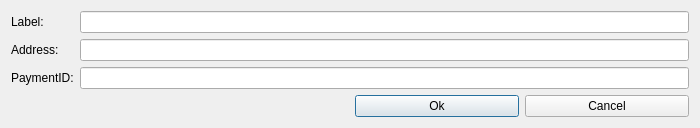
<?xml version="1.0" encoding="UTF-8"?>
<ui version="4.0">
 <class>NewAddressDialog</class>
 <widget class="QDialog" name="NewAddressDialog">
  <property name="geometry">
   <rect>
    <x>0</x>
    <y>0</y>
    <width>700</width>
    <height>127</height>
   </rect>
  </property>
  <property name="windowTitle">
   <string>New address</string>
  </property>
  <layout class="QGridLayout" name="gridLayout">
   <item row="0" column="0">
    <widget class="QLabel" name="label">
     <property name="sizePolicy">
      <sizepolicy hsizetype="Maximum" vsizetype="Preferred">
       <horstretch>0</horstretch>
       <verstretch>0</verstretch>
      </sizepolicy>
     </property>
     <property name="text">
      <string>Label:</string>
     </property>
    </widget>
   </item>
   <item row="0" column="1" colspan="3">
    <widget class="QLineEdit" name="m_labelEdit">
     <property name="sizePolicy">
      <sizepolicy hsizetype="Expanding" vsizetype="Fixed">
       <horstretch>0</horstretch>
       <verstretch>0</verstretch>
      </sizepolicy>
     </property>
     <property name="echoMode">
      <enum>QLineEdit::Normal</enum>
     </property>
    </widget>
   </item>
   <item row="1" column="0">
    <widget class="QLabel" name="label_2">
     <property name="sizePolicy">
      <sizepolicy hsizetype="Maximum" vsizetype="Preferred">
       <horstretch>0</horstretch>
       <verstretch>0</verstretch>
      </sizepolicy>
     </property>
     <property name="text">
      <string>Address:</string>
     </property>
    </widget>
   </item>
   <item row="1" column="1" colspan="3">
    <widget class="QLineEdit" name="m_addressEdit">
     <property name="echoMode">
      <enum>QLineEdit::Normal</enum>
     </property>
    </widget>
   </item>
   <item row="2" column="0">
    <widget class="QLabel" name="label_3">
     <property name="sizePolicy">
      <sizepolicy hsizetype="Maximum" vsizetype="Preferred">
       <horstretch>0</horstretch>
       <verstretch>0</verstretch>
      </sizepolicy>
     </property>
     <property name="text">
      <string>PaymentID:</string>
     </property>
    </widget>
   </item>
   <item row="2" column="1" colspan="3">
    <widget class="QLineEdit" name="m_paymentIdEdit">
     <property name="echoMode">
      <enum>QLineEdit::Normal</enum>
     </property>
    </widget>
   </item>
   <item row="3" column="0" colspan="2">
    <spacer name="horizontalSpacer">
     <property name="orientation">
      <enum>Qt::Horizontal</enum>
     </property>
     <property name="sizeHint" stdset="0">
      <size>
       <width>338</width>
       <height>20</height>
      </size>
     </property>
    </spacer>
   </item>
   <item row="3" column="2">
    <widget class="QPushButton" name="m_okButton">
     <property name="enabled">
      <bool>true</bool>
     </property>
     <property name="text">
      <string>Ok</string>
     </property>
     <property name="default">
      <bool>true</bool>
     </property>
    </widget>
   </item>
   <item row="3" column="3">
    <widget class="QPushButton" name="m_cancelButton">
     <property name="text">
      <string>Cancel</string>
     </property>
    </widget>
   </item>
  </layout>
 </widget>
 <resources/>
 <connections>
  <connection>
   <sender>m_okButton</sender>
   <signal>clicked()</signal>
   <receiver>NewAddressDialog</receiver>
   <slot>checkOK()</slot>
   <hints>
    <hint type="sourcelabel">
     <x>410</x>
     <y>102</y>
    </hint>
    <hint type="destinationlabel">
     <x>294</x>
     <y>63</y>
    </hint>
   </hints>
  </connection>
  <connection>
   <sender>m_cancelButton</sender>
   <signal>clicked()</signal>
   <receiver>NewAddressDialog</receiver>
   <slot>reject()</slot>
   <hints>
    <hint type="sourcelabel">
     <x>526</x>
     <y>102</y>
    </hint>
    <hint type="destinationlabel">
     <x>294</x>
     <y>63</y>
    </hint>
   </hints>
  </connection>
 </connections>
</ui>
